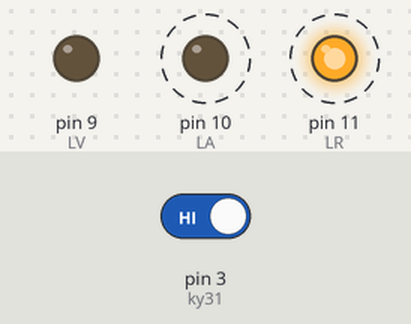
A sketch run on a simulated Arduino Uno, built with avr-gcc and run on an emulated ATmega328P. On the bench: output pins drawn as LEDs (lit = HIGH). Dashed ring = blinking. Inputs (shaded band) come from the test bench; at power-on: pin 3 (ky31) HIGH. What the sketch prints to the serial monitor is not drawn.

Above: at 4.85 s.
4.9 s: pin 3 (ky31) driven LOW
At 6.9 s:
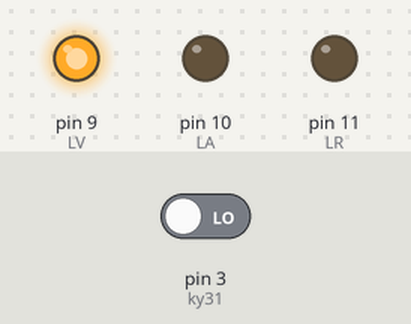
8.4 s: pin 3 (ky31) driven HIGH
At 8.56 s:
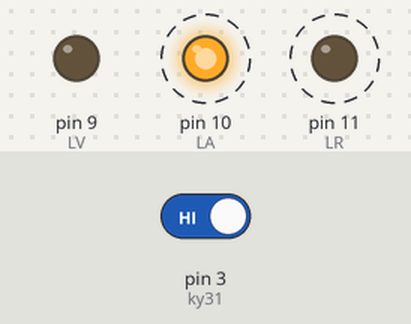
Timing chart, 0 to 17.9 s (numbered marks = the images above; inputs shaded):
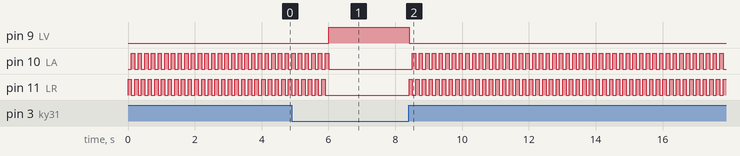

The sketch:

2-Luces-de-sirena-con-los-KY-031-y-KY-016.ino
```cpp
/*
  Derechos de autor © UNIT Electronics
  Este codigo se proporciona "tal cual", sin garantías de ningún tipo.

  Para más información, visita nuestro blog:
  https://blog.uelectronics.com/tarjetas-desarrollo/arduino/crea-un-sistema-con-el-sensor-de-impacto-y-luces-de-sirena-con-los-modulos-ky-031-y-ky-016/
*/

int ky31 = 3;             // Pin para el módulo de impacto KY-031
int LR = 11;              // Pin para el LED Rojo del módulo KY-016
int LA = 10;              // Pin para el LED Azul del módulo KY-016
int LV = 9;               // Pin para el LED Verde del módulo KY-016
int valor;                // Variable para guardar el dato del KY-031

void setup() {
  Serial.begin(9600);         // Inicializa el Monitor Serial a 9600 baudios
  pinMode(ky31, INPUT);       // Declara el pin ky31 como entrada
  pinMode(LR, OUTPUT);        // Declara el pin LR como salida
  pinMode(LA, OUTPUT);        // Declara el pin LA como salida
  pinMode(LV, OUTPUT);        // Declara el pin LV como salida
}

void loop() {
  valor = digitalRead(ky31);  // Asigna el dato registrado por el KY-031 a la variable 'valor'

  if (valor == LOW) {         // Si 'valor' está en estado BAJO (LOW/0)
    Serial.print("Inactivo");    // Imprime "Inactivo" en el Monitor Serial
    Serial.println(valor);       // Imprime el valor registrado
    digitalWrite(LA, LOW);       // Apaga el LED Azul
    digitalWrite(LV, HIGH);      // Enciende el LED Verde
    digitalWrite(LR, LOW);       // Apaga el LED Rojo
  } else {                     // Si 'valor' está en estado ALTO (HIGH/1)
    Serial.print("Sirena");       // Imprime "Sirena" en el Monitor Serial
    for (int t = 0; t < 10; t++) { // Loop de 10 repeticiones de la secuencia de colores
      digitalWrite(LA, LOW);      // Enciende el LED Rojo
      digitalWrite(LV, LOW);
      digitalWrite(LR, HIGH);
      delay(100);                // Duración del LED Rojo encendido (0.1 segundos)

      digitalWrite(LA, HIGH);    // Enciende el LED Azul
      digitalWrite(LV, LOW);
      digitalWrite(LR, LOW);
      delay(100);                // Duración del LED Azul encendido (0.1 segundos)

      digitalWrite(LA, LOW);     // Apaga todos los LEDs
      digitalWrite(LV, LOW);
      digitalWrite(LR, LOW);
    }
  }
}
```

Measured:
- after the input at 4.9 s, pin 9 (LV): LOW → HIGH after 1.1 s; pin 10 (LA): goes on until 6.0 s, then stays LOW; pin 11 (LR): goes on until 5.9 s, then stays LOW
- after the input at 8.4 s, pin 9 (LV): HIGH → LOW at once; pin 10 (LA): alternates HIGH for 0.10 s and LOW for 0.10 s, starting after 0.11 s; pin 11 (LR): alternates HIGH for 0.10 s and LOW for 0.10 s, starting at once
- by itself, pin 10 (LA), pin 11 (LR): alternates HIGH for 0.10 s and LOW for 0.10 s
